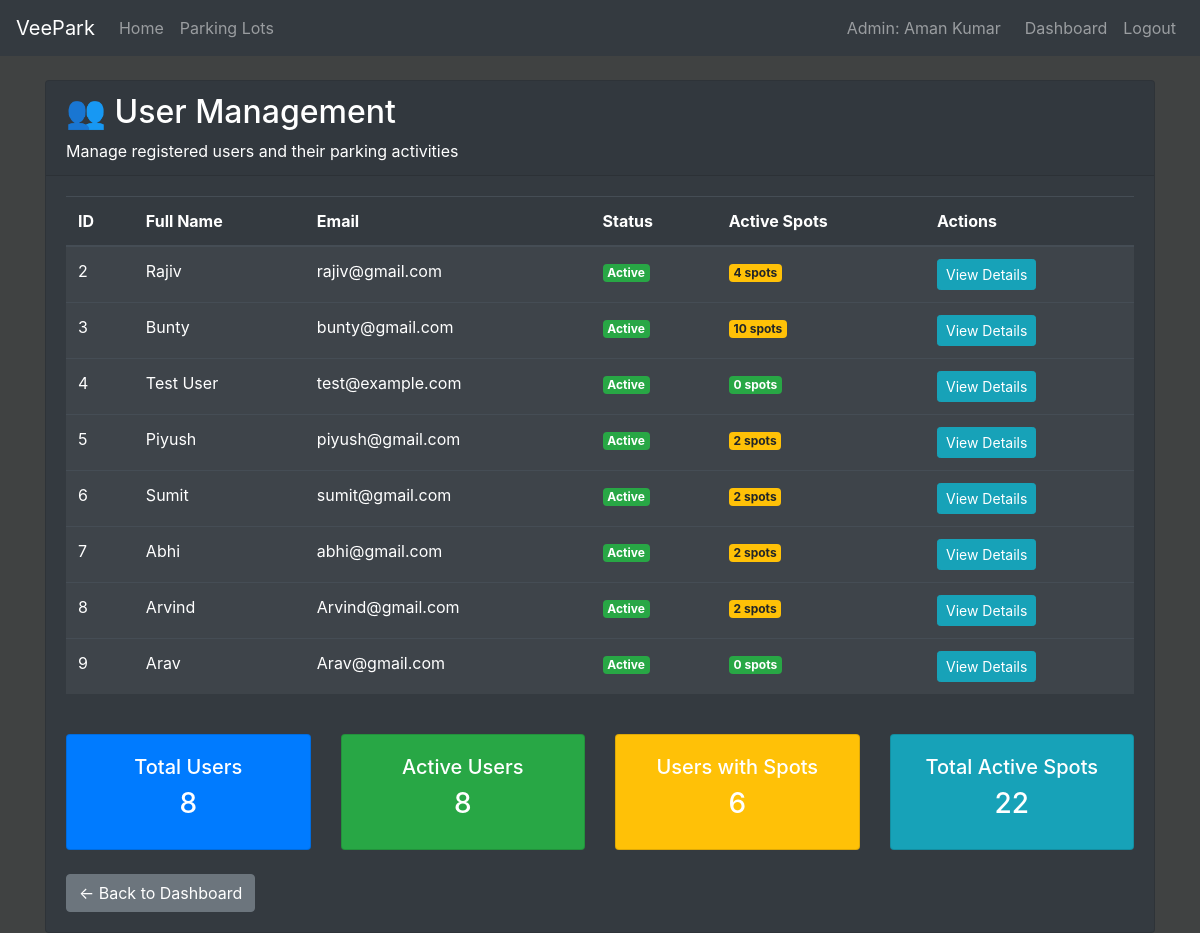
The app's page /admin/users (signed in) with its own data.
### models/models.py (models this page shows, shortened)
class User(db.Model):
    __tablename__ = 'user'
    id= db.Column(db.Integer(), primary_key=True)
    fullname = db.Column(db.String(30), nullable = False)
    email = db.Column(db.String(25), unique = True,nullable = False)
    password = db.Column(db.String(), nullable= False)
    role = db.Column(db.String(10), nullable=False, default='user')
    status=db.Column(db.Integer(), nullable=False)
    reservations_by_email = db.relationship('ReserveParkingSpot', backref='user_email_rel', foreign_keys='ReserveParkingSpot.email', primaryjoin="User.email == ReserveParkingSpot.email", lazy=True)

### controllers/controllers.py (the view)
@controllers.route('/admin/users')
def admin_users():
    if not session.get('user_id') or session.get('user_role') != 'admin':
        flash('Access denied. Admin login required.', 'danger')
        return redirect(url_for('controllers.admin_login'))
    users = User.query.filter(User.role != 'admin').all()
    users_with_parking = []
    for user in users:
        active_reservations = ReserveParkingSpot.query.filter_by(email=user.email).all()
        parking_info = []
        for reservation in active_reservations:
            spot = ParkingSpot.query.get(reservation.spotid)
            lot = ParkingLot.query.get(reservation.lotid)
            if spot and lot:
                parking_info.append({
                    'spot_id': spot.id,
                    'lot_name': lot.location,
                    'vehicle_number': reservation.veichleNumber,
                    'parking_time': reservation.parking_time,
                    'cost': reservation.parkingcost
                })
        users_with_parking.append({
            'user': user,
            'parking_info': parking_info,
            'active_spots': len(parking_info)
        })
    return render_template('admin_users.html', users_with_parking=users_with_parking)

### templates/admin_users.html (shortened to what this page needs)
{% extends 'index.html' %}
{% block content %}
<div class="container mt-4">
    <div class="row">
        <div class="col-12">
            <div class="card bg-dark text-white">
                <div class="card-header">
                    <h2>👥 User Management</h2>
                    <p class="mb-0">Manage registered users and their parking activities</p>
                </div>
                <div class="card-body">
                    <div class="row mb-4">
                        <div class="col-12">
                            {% if users_with_parking %}
                                <div class="table-responsive">
                                    <table class="table table-dark table-striped">
                                        <thead>
                                            <tr>
                                                <th>ID</th>
                                                <th>Full Name</th>
                                                <th>Email</th>
                                                <th>Status</th>
                                                <th>Active Spots</th>
                                                <th>Actions</th>
                                            </tr>
                                        </thead>
                                        <tbody>
                                            {% for user_data in users_with_parking %}
                                            <tr>
                                                <td>{{ user_data.user.id }}</td>
                                                <td>{{ user_data.user.fullname }}</td>
                                                <td>{{ user_data.user.email }}</td>
                                                <td>
                                                    <span class="badge badge-{% if user_data.user.status == 0 %}success{% else %}warning{% endif %}">
                                                        {% if user_data.user.status == 0 %}Active{% else %}Inactive{% endif %}
                                                    </span>
                                                </td>
                                                <td>
                                                    <span class="badge badge-{% if user_data.active_spots > 0 %}warning{% else %}success{% endif %}">
                                                        {{ user_data.active_spots }} spots
                                                    </span>
                                                </td>
                                                <td>
                                                    <button type="button" class="btn btn-sm btn-info"
                                                            onclick="toggleUserDetails({{ user_data.user.id }})">
                                                        View Details
                                                    </button>
                                                </td>
                                            </tr>
                                            {% endfor %}
                                        </tbody>
                                    </table>
                                </div>
                            {% else %}
                                <div class="alert alert-info">
                                    <h5>No Users Found</h5>
                                    <p>No registered users found in the system.</p>
                                </div>
                            {% endif %}
                        </div>
                    </div>
                    {% if users_with_parking %}
                    <div class="row">
                        <div class="col-md-3">
                            <div class="card bg-primary text-white">
                                <div class="card-body text-center">
                                    <h5>Total Users</h5>
                                    <h3>{{ users_with_parking|length }}</h3>
                                </div>
                            </div>
                        </div>
                        <div class="col-md-3">
                            <div class="card bg-success text-white">
                                <div class="card-body text-center">
                                    <h5>Active Users</h5>
                                    <h3>{{ users_with_parking|selectattr('user.status', 'equalto', 0)|list|length }}</h3>
                                </div>
                            </div>
                        </div>
                        <div class="col-md-3">
                            <div class="card bg-warning text-white">
                                <div class="card-body text-center">
                                    <h5>Users with Spots</h5>
                                    <h3>{{ users_with_parking|selectattr('active_spots', 'gt', 0)|list|length }}</h3>
                                </div>
                            </div>
                        </div>
                        <div class="col-md-3">
                            <div class="card bg-info text-white">
                                <div class="card-body text-center">
                                    <h5>Total Active Spots</h5>
                                    <h3>{{ users_with_parking|sum(attribute='active_spots') }}</h3>
                                </div>
                            </div>
                        </div>
                    </div>
                    {% endif %}
                    <div class="mt-4">
                        <a href="{{ url_for('controllers.admin_dashboard') }}" class="btn btn-secondary">
                            ← Back to Dashboard
                        </a>
                    </div>
                </div>
            </div>
        </div>
    </div>
</div>
{% endblock %}

### templates/index.html (style rules this page uses)
body { background-color: #404242; color:white }

### records on screen
User: user.id "2", user.fullname "Rajiv", user.email "rajiv@gmail.com"
User: user.id "3", user.fullname "Bunty", user.email "bunty@gmail.com"
User: user.id "4", user.fullname "Test User", user.email "test@example.com"
User: user.id "5", user.fullname "Piyush", user.email "piyush@gmail.com"
User: user.id "6", user.fullname "Sumit", user.email "sumit@gmail.com"
User: user.id "7", user.fullname "Abhi", user.email "abhi@gmail.com"
User: user.id "8", user.fullname "Arvind", user.email "Arvind@gmail.com"
User: user.id "9", user.fullname "Arav", user.email "Arav@gmail.com"

### other values on screen
{{ session.get('user_fullname', 'Admin') }} "Aman Kumar"
{{ user_data.active_spots }} "4" "10" "0" "2" "2" "2" "2" "0"
{{ users_with_parking|length }} "8"
{{ users_with_parking|selectattr('user.status', 'equalto', 0)|list|length }} "8"
{{ users_with_parking|selectattr('active_spots', 'gt', 0)|list|length }} "6"
{{ users_with_parking|sum(attribute='active_spots') }} "22"
